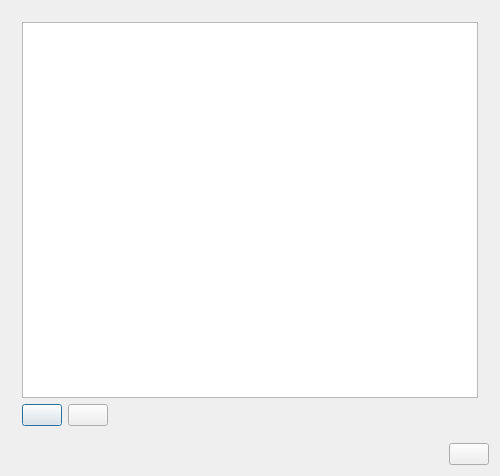
<?xml version="1.0" encoding="UTF-8"?>
<ui version="4.0">
 <class>DictOnlineEditDialog</class>
 <widget class="QDialog" name="DictOnlineEditDialog">
  <property name="geometry">
   <rect>
    <x>0</x>
    <y>0</y>
    <width>500</width>
    <height>476</height>
   </rect>
  </property>
  <property name="windowTitle">
   <string>DictOnlineEditDialog</string>
  </property>
  <layout class="QGridLayout" name="gridLayout">
   <item row="0" column="0">
    <widget class="QWidget" name="verticalWidget" native="true">
     <layout class="QVBoxLayout" name="verticalLayout">
      <item>
       <widget class="QTableView" name="tableView"/>
      </item>
      <item>
       <layout class="QHBoxLayout" name="horizontalLayout">
        <item>
         <widget class="QPushButton" name="addButton">
          <property name="text">
           <string/>
          </property>
         </widget>
        </item>
        <item>
         <widget class="QPushButton" name="removeButton">
          <property name="text">
           <string/>
          </property>
         </widget>
        </item>
        <item>
         <spacer name="horizontalSpacer">
          <property name="orientation">
           <enum>Qt::Horizontal</enum>
          </property>
          <property name="sizeHint" stdset="0">
           <size>
            <width>40</width>
            <height>20</height>
           </size>
          </property>
         </spacer>
        </item>
       </layout>
      </item>
     </layout>
    </widget>
   </item>
   <item row="1" column="0">
    <layout class="QHBoxLayout" name="horizontalLayout_2">
     <item>
      <spacer name="horizontalSpacer_2">
       <property name="orientation">
        <enum>Qt::Horizontal</enum>
       </property>
       <property name="sizeHint" stdset="0">
        <size>
         <width>40</width>
         <height>20</height>
        </size>
       </property>
      </spacer>
     </item>
     <item>
      <widget class="QPushButton" name="closeButton">
       <property name="text">
        <string/>
       </property>
      </widget>
     </item>
    </layout>
   </item>
  </layout>
 </widget>
 <layoutdefault spacing="6" margin="11"/>
 <resources/>
 <connections/>
</ui>
